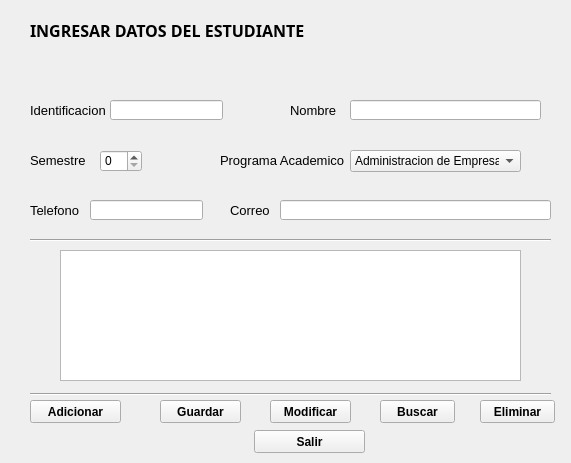
<?xml version="1.0" encoding="UTF-8"?>
<ui version="4.0">
 <class>frmestudiante</class>
 <widget class="QWidget" name="frmestudiante">
  <property name="geometry">
   <rect>
    <x>0</x>
    <y>0</y>
    <width>571</width>
    <height>463</height>
   </rect>
  </property>
  <property name="windowTitle">
   <string>Datos del Estudiante</string>
  </property>
  <widget class="QLabel" name="label">
   <property name="geometry">
    <rect>
     <x>30</x>
     <y>10</y>
     <width>311</width>
     <height>41</height>
    </rect>
   </property>
   <property name="font">
    <font>
     <family>Perpetua Titling MT</family>
     <pointsize>12</pointsize>
     <weight>75</weight>
     <bold>true</bold>
    </font>
   </property>
   <property name="text">
    <string>INGRESAR DATOS DEL ESTUDIANTE</string>
   </property>
  </widget>
  <widget class="QLabel" name="label_2">
   <property name="geometry">
    <rect>
     <x>30</x>
     <y>100</y>
     <width>111</width>
     <height>21</height>
    </rect>
   </property>
   <property name="font">
    <font>
     <pointsize>10</pointsize>
    </font>
   </property>
   <property name="text">
    <string>Identificacion</string>
   </property>
  </widget>
  <widget class="QLabel" name="label_3">
   <property name="geometry">
    <rect>
     <x>290</x>
     <y>100</y>
     <width>51</width>
     <height>21</height>
    </rect>
   </property>
   <property name="font">
    <font>
     <pointsize>10</pointsize>
    </font>
   </property>
   <property name="text">
    <string>Nombre</string>
   </property>
  </widget>
  <widget class="QLabel" name="label_4">
   <property name="geometry">
    <rect>
     <x>30</x>
     <y>150</y>
     <width>61</width>
     <height>21</height>
    </rect>
   </property>
   <property name="font">
    <font>
     <pointsize>10</pointsize>
    </font>
   </property>
   <property name="text">
    <string>Semestre</string>
   </property>
  </widget>
  <widget class="QLabel" name="label_5">
   <property name="geometry">
    <rect>
     <x>220</x>
     <y>150</y>
     <width>131</width>
     <height>21</height>
    </rect>
   </property>
   <property name="font">
    <font>
     <pointsize>10</pointsize>
    </font>
   </property>
   <property name="text">
    <string>Programa Academico</string>
   </property>
  </widget>
  <widget class="QLabel" name="label_6">
   <property name="geometry">
    <rect>
     <x>30</x>
     <y>200</y>
     <width>61</width>
     <height>21</height>
    </rect>
   </property>
   <property name="font">
    <font>
     <pointsize>10</pointsize>
    </font>
   </property>
   <property name="text">
    <string>Telefono</string>
   </property>
  </widget>
  <widget class="QLabel" name="label_7">
   <property name="geometry">
    <rect>
     <x>230</x>
     <y>200</y>
     <width>51</width>
     <height>21</height>
    </rect>
   </property>
   <property name="font">
    <font>
     <pointsize>10</pointsize>
    </font>
   </property>
   <property name="text">
    <string>Correo</string>
   </property>
  </widget>
  <widget class="QLineEdit" name="txtidentificacion">
   <property name="geometry">
    <rect>
     <x>110</x>
     <y>100</y>
     <width>113</width>
     <height>20</height>
    </rect>
   </property>
  </widget>
  <widget class="QLineEdit" name="txtnombre">
   <property name="geometry">
    <rect>
     <x>350</x>
     <y>100</y>
     <width>191</width>
     <height>20</height>
    </rect>
   </property>
  </widget>
  <widget class="QSpinBox" name="txtsemestre">
   <property name="geometry">
    <rect>
     <x>100</x>
     <y>150</y>
     <width>42</width>
     <height>22</height>
    </rect>
   </property>
  </widget>
  <widget class="QComboBox" name="txtprograma">
   <property name="geometry">
    <rect>
     <x>350</x>
     <y>150</y>
     <width>171</width>
     <height>22</height>
    </rect>
   </property>
   <item>
    <property name="text">
     <string>Administracion de Empresas </string>
    </property>
   </item>
   <item>
    <property name="text">
     <string>Contaduria Publica</string>
    </property>
   </item>
   <item>
    <property name="text">
     <string>Tecnologia en Direccion de Empresas Turisticas y Hoteleras</string>
    </property>
   </item>
   <item>
    <property name="text">
     <string>Ingenieria Industrial</string>
    </property>
   </item>
   <item>
    <property name="text">
     <string>Tecnologia en Electronica</string>
    </property>
   </item>
   <item>
    <property name="text">
     <string>Tecnologia en Alimentos</string>
    </property>
   </item>
   <item>
    <property name="text">
     <string>Tecnologia en Sistemas de Infromacion</string>
    </property>
   </item>
   <item>
    <property name="text">
     <string>Tecnologia Agroambiental</string>
    </property>
   </item>
   <item>
    <property name="text">
     <string>Trabajo Social</string>
    </property>
   </item>
   <item>
    <property name="text">
     <string>Licenciatura en Matematicas </string>
    </property>
   </item>
  </widget>
  <widget class="QLineEdit" name="txtcorreo">
   <property name="geometry">
    <rect>
     <x>280</x>
     <y>200</y>
     <width>271</width>
     <height>20</height>
    </rect>
   </property>
  </widget>
  <widget class="QLineEdit" name="txttelefono">
   <property name="geometry">
    <rect>
     <x>90</x>
     <y>200</y>
     <width>113</width>
     <height>20</height>
    </rect>
   </property>
  </widget>
  <widget class="QTextBrowser" name="txttododatosestu">
   <property name="geometry">
    <rect>
     <x>60</x>
     <y>250</y>
     <width>461</width>
     <height>131</height>
    </rect>
   </property>
  </widget>
  <widget class="Line" name="line">
   <property name="geometry">
    <rect>
     <x>30</x>
     <y>230</y>
     <width>521</width>
     <height>20</height>
    </rect>
   </property>
   <property name="orientation">
    <enum>Qt::Horizontal</enum>
   </property>
  </widget>
  <widget class="Line" name="line_2">
   <property name="geometry">
    <rect>
     <x>30</x>
     <y>386</y>
     <width>521</width>
     <height>16</height>
    </rect>
   </property>
   <property name="orientation">
    <enum>Qt::Horizontal</enum>
   </property>
  </widget>
  <widget class="QPushButton" name="btnadicionar">
   <property name="geometry">
    <rect>
     <x>30</x>
     <y>400</y>
     <width>91</width>
     <height>23</height>
    </rect>
   </property>
   <property name="font">
    <font>
     <weight>75</weight>
     <bold>true</bold>
    </font>
   </property>
   <property name="text">
    <string>Adicionar</string>
   </property>
   <property name="icon">
    <iconset>
     <normaloff>../Colección de iconos/nuevo usuario-icon.png</normaloff>../Colección de iconos/nuevo usuario-icon.png</iconset>
   </property>
  </widget>
  <widget class="QPushButton" name="btnguardar">
   <property name="geometry">
    <rect>
     <x>160</x>
     <y>400</y>
     <width>81</width>
     <height>23</height>
    </rect>
   </property>
   <property name="font">
    <font>
     <weight>75</weight>
     <bold>true</bold>
    </font>
   </property>
   <property name="text">
    <string>Guardar</string>
   </property>
   <property name="icon">
    <iconset>
     <normaloff>../Colección de iconos/Guardar 32-icon.png</normaloff>../Colección de iconos/Guardar 32-icon.png</iconset>
   </property>
  </widget>
  <widget class="QPushButton" name="btnmodificar">
   <property name="geometry">
    <rect>
     <x>270</x>
     <y>400</y>
     <width>81</width>
     <height>23</height>
    </rect>
   </property>
   <property name="font">
    <font>
     <weight>75</weight>
     <bold>true</bold>
    </font>
   </property>
   <property name="text">
    <string>Modificar</string>
   </property>
   <property name="icon">
    <iconset>
     <normaloff>../Colección de iconos/modificar 32-icon.png</normaloff>../Colección de iconos/modificar 32-icon.png</iconset>
   </property>
  </widget>
  <widget class="QPushButton" name="btnbuscar">
   <property name="geometry">
    <rect>
     <x>380</x>
     <y>400</y>
     <width>75</width>
     <height>23</height>
    </rect>
   </property>
   <property name="font">
    <font>
     <weight>75</weight>
     <bold>true</bold>
    </font>
   </property>
   <property name="text">
    <string>Buscar</string>
   </property>
   <property name="icon">
    <iconset>
     <normaloff>../Colección de iconos/buscar 32-icon.png</normaloff>../Colección de iconos/buscar 32-icon.png</iconset>
   </property>
  </widget>
  <widget class="QPushButton" name="btneliminar">
   <property name="geometry">
    <rect>
     <x>480</x>
     <y>400</y>
     <width>75</width>
     <height>23</height>
    </rect>
   </property>
   <property name="font">
    <font>
     <weight>75</weight>
     <bold>true</bold>
    </font>
   </property>
   <property name="text">
    <string>Eliminar</string>
   </property>
   <property name="icon">
    <iconset>
     <normaloff>../Colección de iconos/Borrar factura 32-icon.png</normaloff>../Colección de iconos/Borrar factura 32-icon.png</iconset>
   </property>
  </widget>
  <widget class="QPushButton" name="btnsalir">
   <property name="geometry">
    <rect>
     <x>254</x>
     <y>430</y>
     <width>111</width>
     <height>23</height>
    </rect>
   </property>
   <property name="font">
    <font>
     <weight>75</weight>
     <bold>true</bold>
    </font>
   </property>
   <property name="text">
    <string>Salir</string>
   </property>
   <property name="icon">
    <iconset>
     <normaloff>../Colección de iconos/Salir-icon.png</normaloff>../Colección de iconos/Salir-icon.png</iconset>
   </property>
  </widget>
 </widget>
 <resources/>
 <connections/>
</ui>
